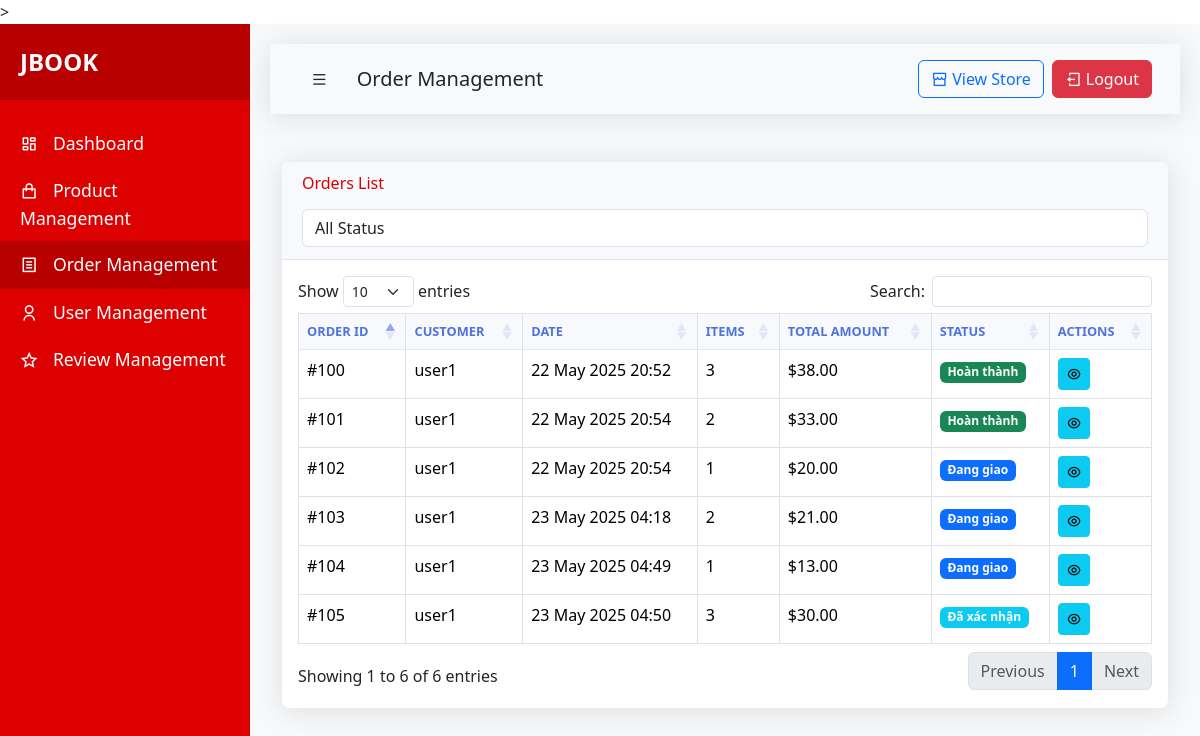
/admin-orders/ (signed in), run on the app's committed database.
### app/models.py (models this page shows, shortened)
class Order(models.Model):
    STATUS_CHOICES = (
        ('pending', 'Chưa xác nhận'),
        ('confirmed', 'Đã xác nhận'),
        ('shipping', 'Đang giao hàng'),
        ('completed', 'Đã hoàn thành'),
        ('cancelled', 'Đã hủy')
    )
    customer = models.ForeignKey(User, on_delete=models.SET_NULL, null=True, blank=True)
    date_ordered = models.DateTimeField(auto_now_add=True)
    complete = models.BooleanField(default=False, null=True, blank=False)
    transaction_id = models.CharField(max_length=200, null=True)
    status = models.CharField(
        max_length=20,
        choices=STATUS_CHOICES,
        default='pending',
        null=True,
        blank=True
    )
    @property
    def get_cart_total(self):
        orderitems = self.orderitem_set.all()
        total = sum([item.get_total for item in orderitems])
        return total
    @property
    def get_cart_items(self):
        orderitems = self.orderitem_set.all()
        total = sum([item.quantity for item in orderitems])
        return total

class OrderItem(models.Model):
    product = models.ForeignKey(Product, on_delete=models.SET_NULL,blank= True ,null=True)
    order = models.ForeignKey(Order, on_delete=models.SET_NULL,blank= True, null=True)
    quantity = models.IntegerField(default=0, null=True, blank=True)
    date_added = models.DateTimeField(auto_now_add=True)
    @property
    def get_total(self):
        total = self.product.price * self.quantity
        return total

class Product(models.Model):
    category = models.ManyToManyField(Category,related_name='product')
    name = models.CharField(max_length=200,null=True)
    author = models.CharField(max_length=200, null=True, blank=True)  # Thêm trường author
    description = models.TextField(null=True, blank=True)  # Thêm trường description
    price = models.FloatField()
    digital = models.BooleanField(default=False, null=True, blank=False)
    image = models.ImageField(null=True, blank=True)
    quantity = models.IntegerField(default=0)
    status = models.CharField(max_length=20, choices=[
        ('in_stock', 'Còn hàng'),
        ('out_stock', 'Hết hàng'),
        ('coming_soon', 'Sắp có'),
    ], default='in_stock')

### app/views.py (the view, shortened to what this page needs)
# urls.py: path('admin-orders/', views.admin_orders, name='admin_orders'),
def admin_orders(request):
    if not request.user.is_superuser:
        return redirect('login')
    orders = Order.objects.filter(complete=True).order_by('-date_ordered')
    status_filter = request.GET.get('status', '')
    if status_filter:
        orders = orders.filter(status=status_filter)
    order_id = request.GET.get('order_id', '')
    if order_id:
        orders = orders.filter(id=order_id)
    context = {
        'orders': orders,
        'status_filter': status_filter,
        'order_id': order_id,
        'status_choices': Order.STATUS_CHOICES
    }
    return render(request, 'app/admin/orders.html', context)

### app/templates/app/admin/orders.html (shortened to what this page needs)
{% extends 'app/admin/base.html' %}
{% block page_title %}Order Management{% endblock %}
{% block content %}
<div class="card">
    <div class="card-header">
        <h6 class="m-0 font-weight-bold text-primary">Orders List</h6>
        <div class="mt-3">
            <form method="GET" class="form-inline">
                <select name="status" class="form-control mr-2" onchange="this.form.submit()">
                    <option value="">All Status</option>
                </select>
            </form>
        </div>
    </div>
    <div class="card-body">
        <div class="table-responsive">
            <table class="table table-bordered datatable" width="100%" cellspacing="0">
                <thead>
                    <tr>
                        <th>Order ID</th>
                        <th>Customer</th>
                        <th>Date</th>
                        <th>Items</th>
                        <th>Total Amount</th>
                        <th>Status</th>
                        <th>Actions</th>
                    </tr>
                </thead>
                <tbody>
                    {% for order in orders %}
                    <tr>
                        <td>#{{ order.id }}</td>
                        <td>{{ order.customer.username }}</td>
                        <td>{{ order.date_ordered|date:"d M Y H:i" }}</td>
                        <td>{{ order.get_cart_items }}</td>
                        <td>${{ order.get_cart_total|floatformat:2 }}</td>
                        <td>
                            {% if order.status == 'pending' %}
                                <span class="badge bg-warning">Chờ xác nhận</span>
                            {% elif order.status == 'confirmed' %}
                                <span class="badge bg-info">Đã xác nhận</span>
                            {% elif order.status == 'shipping' %}
                                <span class="badge bg-primary">Đang giao</span>
                            {% elif order.status == 'completed' %}
                                <span class="badge bg-success">Hoàn thành</span>
                            {% elif order.status == 'cancelled' %}
                                <span class="badge bg-danger">Đã hủy</span>
                            {% endif %}
                        </td>
                        <td>
                            <button class="btn btn-sm btn-info" data-bs-toggle="modal" data-bs-target="#viewOrderModal{{ order.id }}">
                                <i class="ri-eye-line"></i>
                            </button>
                        </td>
                    </tr>
                    {% endfor %}
                </tbody>
            </table>
        </div>
    </div>
</div>
{% endblock %}
{% block extra_scripts %}
<link href="https://cdn.datatables.net/1.11.5/css/dataTables.bootstrap5.min.css" rel="stylesheet">
{% endblock %}

### app/static/app/css/admin.css (style rules this page uses)
.card { border: none; border-radius: 8px; box-shadow: 0 0.15rem 1.75rem 0 rgba(58, 59, 69, 0.15); }
.card .card-header { background-color: #f8f9fc; border-bottom: 1px solid #e3e6f0; }
.text-primary { color: #dc0000 !important; }
.table { margin-bottom: 0; }
.table th { font-weight: 600; background-color: #f8f9fc; }
.card { border: none; box-shadow: 0 0.15rem 1.75rem 0 rgba(58, 59, 69, 0.15); margin-bottom: 1.5rem; }
.card-header { background-color: #f8f9fc; border-bottom: 1px solid #e3e6f0; padding: 0.75rem 1.25rem; }
.table-responsive { overflow-x: auto; }
.table { width: 100%; margin-bottom: 1rem; color: #212529; border-collapse: collapse; }
.table thead th { background-color: #f8f9fc; color: #4e73df; border-bottom: 2px solid #e3e6f0; font-weight: 600; text-transform: uppercase; font-size: 0.8rem; }

### data on the page
Order: id "105", customer.username "user1", date_ordered "23 May 2025 04:50", get_cart_items "3", get_cart_total "30.00", status "Đã xác nhận"
Order: id "104", customer.username "user1", date_ordered "23 May 2025 04:49", get_cart_items "1", get_cart_total "13.00", status "Đang giao"
Order: id "103", customer.username "user1", date_ordered "23 May 2025 04:18", get_cart_items "2", get_cart_total "21.00", status "Đang giao"
Order: id "102", customer.username "user1", date_ordered "22 May 2025 20:54", get_cart_items "1", get_cart_total "20.00", status "Đang giao"
Order: id "101", customer.username "user1", date_ordered "22 May 2025 20:54", get_cart_items "2", get_cart_total "33.00", status "Hoàn thành"
Order: id "100", customer.username "user1", date_ordered "22 May 2025 20:52", get_cart_items "3", get_cart_total "38.00", status "Hoàn thành"
